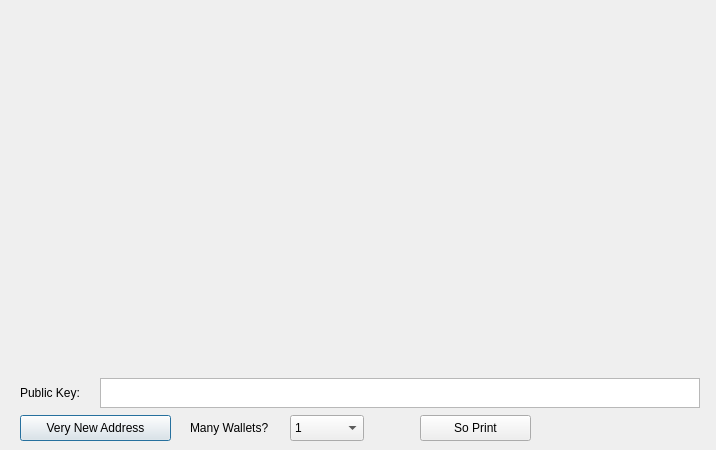
<?xml version="1.0" encoding="UTF-8"?>
<ui version="4.0">
 <class>PaperWalletDialog</class>
 <widget class="QDialog" name="PaperWalletDialog">
  <property name="geometry">
   <rect>
    <x>0</x>
    <y>0</y>
    <width>716</width>
    <height>450</height>
   </rect>
  </property>
  <property name="windowTitle">
   <string>Print Your Paper Wallets</string>
  </property>
  <widget class="QLabel" name="privateKeyQRCode">
   <property name="geometry">
    <rect>
     <x>524</x>
     <y>159</y>
     <width>149</width>
     <height>149</height>
    </rect>
   </property>
   <property name="text">
    <string/>
   </property>
   <property name="scaledContents">
    <bool>true</bool>
   </property>
  </widget>
  <widget class="QLabel" name="addressQRCode">
   <property name="geometry">
    <rect>
     <x>47</x>
     <y>86</y>
     <width>120</width>
     <height>120</height>
    </rect>
   </property>
   <property name="text">
    <string/>
   </property>
   <property name="scaledContents">
    <bool>true</bool>
   </property>
  </widget>
  <widget class="QPushButton" name="getNewAddress">
   <property name="geometry">
    <rect>
     <x>20</x>
     <y>415</y>
     <width>151</width>
     <height>26</height>
    </rect>
   </property>
   <property name="text">
    <string>Very New Address</string>
   </property>
   <property name="icon">
    <iconset resource="../dogecoin.qrc">
     <normaloff>:/icons/add</normaloff>:/icons/add</iconset>
   </property>
  </widget>
  <widget class="QLabel" name="paperTemplate">
   <property name="geometry">
    <rect>
     <x>20</x>
     <y>10</y>
     <width>675</width>
     <height>362</height>
    </rect>
   </property>
   <property name="text">
    <string notr="true"/>
   </property>
   <property name="pixmap">
    <pixmap resource="../dogecoin.qrc">:/icons/paper_wallet</pixmap>
   </property>
  </widget>
  <widget class="VerticalLabel" name="addressText">
   <property name="geometry">
    <rect>
     <x>212</x>
     <y>10</y>
     <width>31</width>
     <height>361</height>
    </rect>
   </property>
   <property name="font">
    <font>
     <family>Courier</family>
     <pointsize>12</pointsize>
     <weight>75</weight>
     <italic>false</italic>
     <bold>true</bold>
    </font>
   </property>
   <property name="text">
    <string/>
   </property>
   <property name="alignment">
    <set>Qt::AlignCenter</set>
   </property>
   <property name="textInteractionFlags">
    <set>Qt::TextSelectableByKeyboard|Qt::TextSelectableByMouse</set>
   </property>
  </widget>
  <widget class="VerticalLabel" name="privateKeyText">
   <property name="geometry">
    <rect>
     <x>500</x>
     <y>10</y>
     <width>31</width>
     <height>361</height>
    </rect>
   </property>
   <property name="font">
    <font>
     <family>Courier</family>
     <pointsize>8</pointsize>
     <weight>50</weight>
     <italic>false</italic>
     <bold>false</bold>
    </font>
   </property>
   <property name="text">
    <string/>
   </property>
   <property name="scaledContents">
    <bool>true</bool>
   </property>
   <property name="alignment">
    <set>Qt::AlignCenter</set>
   </property>
   <property name="textInteractionFlags">
    <set>Qt::TextSelectableByKeyboard|Qt::TextSelectableByMouse</set>
   </property>
  </widget>
  <widget class="QPushButton" name="printButton">
   <property name="geometry">
    <rect>
     <x>420</x>
     <y>415</y>
     <width>111</width>
     <height>26</height>
    </rect>
   </property>
   <property name="text">
    <string>So Print</string>
   </property>
   <property name="icon">
    <iconset resource="../dogecoin.qrc">
     <normaloff>:/icons/receiving_addresses</normaloff>:/icons/receiving_addresses</iconset>
   </property>
  </widget>
  <widget class="QDialogButtonBox" name="buttonBox">
   <property name="geometry">
    <rect>
     <x>610</x>
     <y>415</y>
     <width>81</width>
     <height>26</height>
    </rect>
   </property>
   <property name="standardButtons">
    <set>QDialogButtonBox::NoButton</set>
   </property>
   <property name="centerButtons">
    <bool>true</bool>
   </property>
  </widget>
  <widget class="QLabel" name="label">
   <property name="geometry">
    <rect>
     <x>190</x>
     <y>415</y>
     <width>91</width>
     <height>26</height>
    </rect>
   </property>
   <property name="text">
    <string>Many Wallets?</string>
   </property>
  </widget>
  <widget class="QComboBox" name="walletCount">
   <property name="geometry">
    <rect>
     <x>290</x>
     <y>415</y>
     <width>74</width>
     <height>26</height>
    </rect>
   </property>
   <property name="editable">
    <bool>false</bool>
   </property>
   <item>
    <property name="text">
     <string>1</string>
    </property>
   </item>
   <item>
    <property name="text">
     <string>2</string>
    </property>
   </item>
   <item>
    <property name="text">
     <string>3</string>
    </property>
   </item>
   <item>
    <property name="text">
     <string>4</string>
    </property>
   </item>
   <item>
    <property name="text">
     <string>5</string>
    </property>
   </item>
   <item>
    <property name="text">
     <string>6</string>
    </property>
   </item>
   <item>
    <property name="text">
     <string>7</string>
    </property>
   </item>
   <item>
    <property name="text">
     <string>8</string>
    </property>
   </item>
   <item>
    <property name="text">
     <string>9</string>
    </property>
   </item>
   <item>
    <property name="text">
     <string>10</string>
    </property>
   </item>
   <item>
    <property name="text">
     <string>11</string>
    </property>
   </item>
   <item>
    <property name="text">
     <string>12</string>
    </property>
   </item>
  </widget>
  <widget class="QTextEdit" name="publicKey">
   <property name="geometry">
    <rect>
     <x>100</x>
     <y>378</y>
     <width>600</width>
     <height>30</height>
    </rect>
   </property>
   <property name="undoRedoEnabled">
    <bool>false</bool>
   </property>
   <property name="readOnly">
    <bool>true</bool>
   </property>
   <property name="html">
    <string>&lt;!DOCTYPE HTML PUBLIC &quot;-//W3C//DTD HTML 4.0//EN&quot; &quot;http://www.w3.org/TR/REC-html40/strict.dtd&quot;&gt;
&lt;html&gt;&lt;head&gt;&lt;meta name=&quot;qrichtext&quot; content=&quot;1&quot; /&gt;&lt;style type=&quot;text/css&quot;&gt;
p, li { white-space: pre-wrap; }
&lt;/style&gt;&lt;/head&gt;&lt;body style=&quot; font-family:'Sans Serif'; font-size:9pt; font-weight:400; font-style:normal;&quot;&gt;
&lt;p style=&quot;-qt-paragraph-type:empty; margin-top:0px; margin-bottom:0px; margin-left:0px; margin-right:0px; -qt-block-indent:0; text-indent:0px;&quot;&gt;&lt;br /&gt;&lt;/p&gt;&lt;/body&gt;&lt;/html&gt;</string>
   </property>
   <property name="acceptRichText">
    <bool>false</bool>
   </property>
  </widget>
  <widget class="QLabel" name="label_2">
   <property name="geometry">
    <rect>
     <x>20</x>
     <y>380</y>
     <width>91</width>
     <height>26</height>
    </rect>
   </property>
   <property name="text">
    <string>Public Key:</string>
   </property>
  </widget>
  <zorder>getNewAddress</zorder>
  <zorder>paperTemplate</zorder>
  <zorder>addressQRCode</zorder>
  <zorder>privateKeyQRCode</zorder>
  <zorder>addressText</zorder>
  <zorder>privateKeyText</zorder>
  <zorder>printButton</zorder>
  <zorder>buttonBox</zorder>
  <zorder>label</zorder>
  <zorder>walletCount</zorder>
  <zorder>publicKey</zorder>
  <zorder>label_2</zorder>
 </widget>
 <customwidgets>
  <customwidget>
   <class>VerticalLabel</class>
   <extends>QLabel</extends>
   <header>verticallabel.h</header>
  </customwidget>
 </customwidgets>
 <resources>
  <include location="../dogecoin.qrc"/>
 </resources>
 <connections>
  <connection>
   <sender>buttonBox</sender>
   <signal>rejected()</signal>
   <receiver>PaperWalletDialog</receiver>
   <slot>close()</slot>
   <hints>
    <hint type="sourcelabel">
     <x>650</x>
     <y>408</y>
    </hint>
    <hint type="destinationlabel">
     <x>357</x>
     <y>214</y>
    </hint>
   </hints>
  </connection>
 </connections>
</ui>
